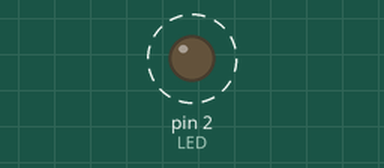
A sketch run on a simulated Arduino Uno, built with avr-gcc and run on an emulated ATmega328P. On the bench: output pins drawn as LEDs (lit = HIGH). Dashed ring = blinking. What the sketch prints to the serial monitor is not drawn.

Above: at 0.2 s.
Timing chart, 0 to 3.0 s (numbered marks = the images above):
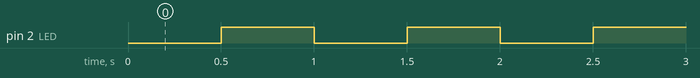

The sketch:

sketch_apr14a.ino
```cpp
#define LED 2

void setup() {
  // Set pin mode
  pinMode(LED,OUTPUT);
  Serial.begin(9600);
}

void loop() {
  delay(500);
  digitalWrite(LED,HIGH);
  Serial.println("LIGHT ON");
  delay(500);
  digitalWrite(LED,LOW);
  Serial.println("LIGHT OFF");
}
```

Measured:
- by itself, pin 2 (LED): alternates HIGH for 0.50 s and LOW for 0.50 s
